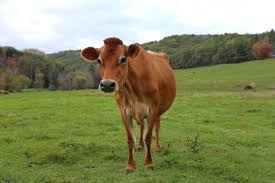
#> input picture download.jfif, 275 x 183 px
$ python -i quality_checks.py   (imports and definitions only)   (older library calls are emulated)
#> lines starting #> are read from the running program, lines starting #| are printed output that depends on the picture
#> further down, picture is the input picture: shape (183, 275, 3); mean B, G, R 100.2, 142.4, 137
"""
Image Quality Checks  (pure OpenCV — self-contained)
======================================================
Every check from the original AdvancedRealtimeCaptureAssistant plus
anti-spoof texture analysis, all in one module. No external imports.

Each function takes a frame (and optionally a bounding box or previous
frame) and returns either:
    - None     if the check PASSES
    - str      a human-readable suggestion if it FAILS
or
    - bool     for simple pass/fail checks
"""

import cv2
import numpy as np

from enrollment_service.config import (
    BLUR_LAPLACIAN_THRESHOLD,
    EXPOSURE_DARK_LIMIT,
    EXPOSURE_BRIGHT_LIMIT,
    SHADOW_DARK_RATIO,
    MOTION_THRESHOLD,
    DISTANCE_MIN_RATIO,
    DISTANCE_MAX_RATIO,
    CENTER_OFFSET_RATIO,
    ORIENTATION_ASPECT_LIMIT,
    MUZZLE_TEXTURE_THRESHOLD,
    FACE_CROP_MIN_RATIO,
    ANTI_SPOOF_MOTION_MIN,
)


# ─────────────────────────────────────────────────────────
# Blur
# ─────────────────────────────────────────────────────────
# [4 lines left out: function check_blur, not called in this run]


def check_blur_tip(frame: np.ndarray) -> "str | None":
    return None if check_blur(frame) else "Hold phone steady to reduce blur"


# ─────────────────────────────────────────────────────────
# Exposure / brightness histogram
# ─────────────────────────────────────────────────────────
# [14 lines left out: function check_exposure, not called in this run]


def check_exposure_tip(frame: np.ndarray) -> "str | None":
    return None if check_exposure(frame) else "Improve lighting on cattle face"


# ─────────────────────────────────────────────────────────
# Shadow
# ─────────────────────────────────────────────────────────
# [137 lines left out: functions check_shadow, check_motion, check_distance, check_centering, check_frontal_orientation, check_muzzle_visibility and 2 more, not called in this run]


# ─────────────────────────────────────────────────────────
# CLAHE contrast enhancement (optional preprocessing)
# ─────────────────────────────────────────────────────────
def enhance_contrast(frame: np.ndarray) -> np.ndarray:
    """Apply CLAHE to improve local contrast (useful for muzzle texture)."""
    lab = cv2.cvtColor(frame, cv2.COLOR_BGR2LAB)
#> lab: shape (183, 275, 3); mean of channels 0, 1, 2 145.9, 119.8, 150.5
    l, a, b = cv2.split(lab)
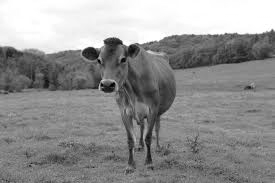
#> l: shape (183, 275); min 0, max 255, mean 145.9
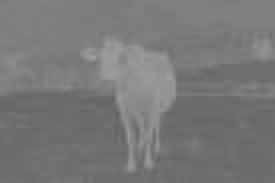
#> a: shape (183, 275); min 99, max 158, mean 119.8
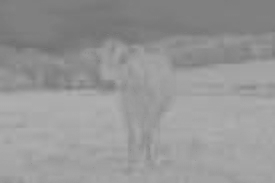
#> b: shape (183, 275); min 112, max 175, mean 150.5
    clahe = cv2.createCLAHE(clipLimit=2.0, tileGridSize=(8, 8))
    l = clahe.apply(l)
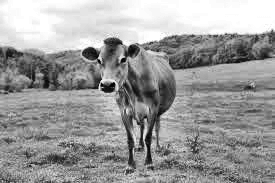
#> l: shape (183, 275); min 1, max 255, mean 156.1
    return cv2.cvtColor(cv2.merge([l, a, b]), cv2.COLOR_LAB2BGR)
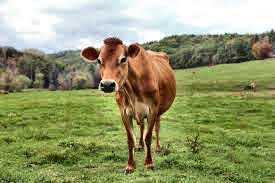
#> returned value: shape (183, 275, 3); mean B, G, R 109.9, 152.9, 147.8


# ─────────────────────────────────────────────────────────
# Aggregate scorer
# ─────────────────────────────────────────────────────────
# [109 lines left out: function run_all_checks, not called in this run]

>>> import cv2
>>> picture = cv2.imread('../../download.jfif')
>>> result = enhance_contrast(picture)
